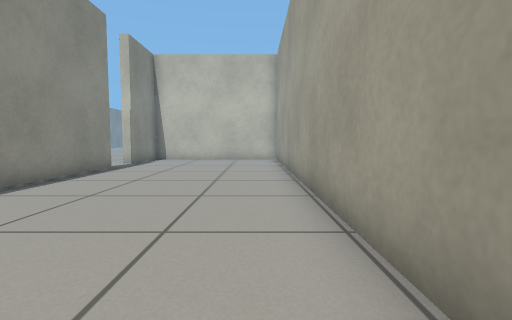
[1] (above)

24 first-person views from a walk through a robot-simulator world made for Gazebo. The camera is 0.5 m above the floor, tilts 4° down and sees 85° across. Floor lines are 1 m apart. The floor is counted in squares, 0.5 m on a side. Each view is taken from the middle of a square. On the plan, view 1 faces up. The plan holds only what a view shows up to about 11 squares ahead; the rest is blank. The place goes on beyond the plan.

[2]
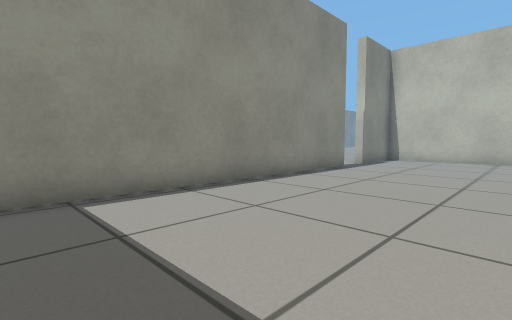

[3]
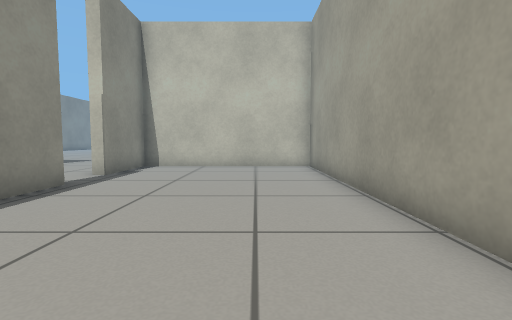

[4]
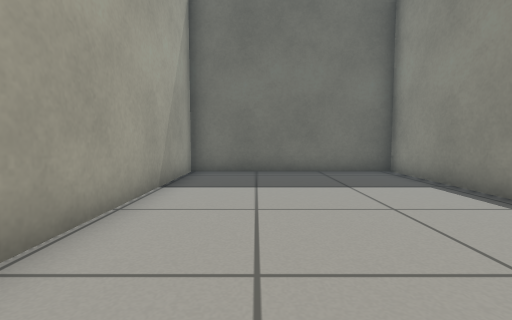

[5]
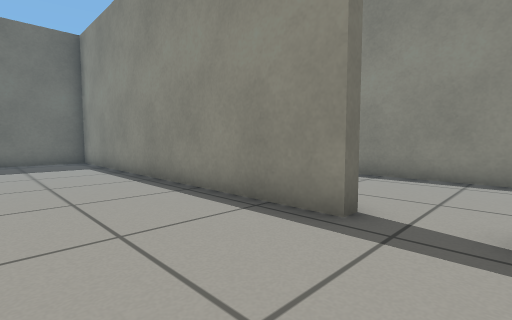

[6]
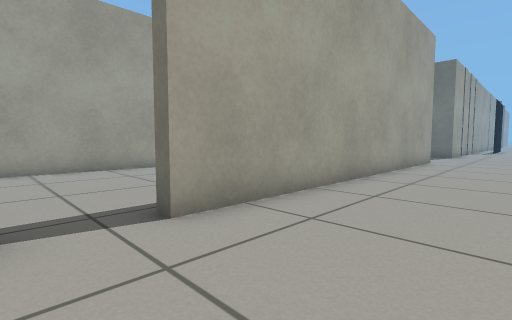

[7]
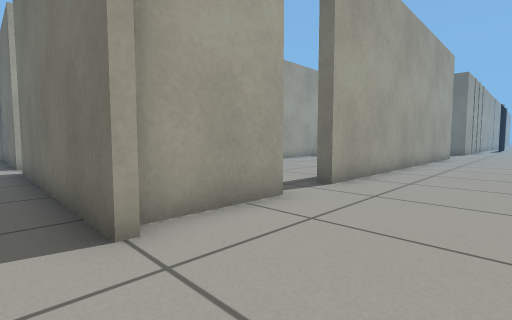

[8]
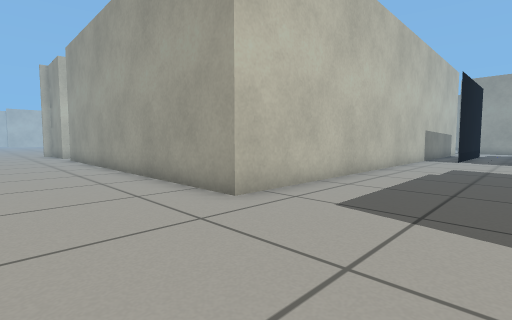

[9]
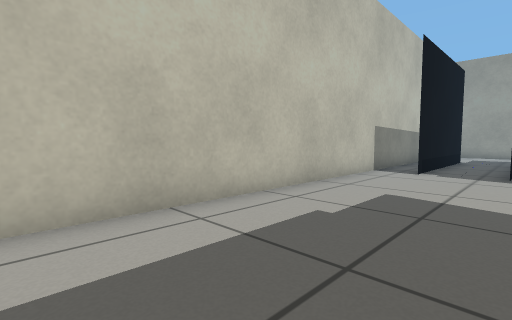

[10]
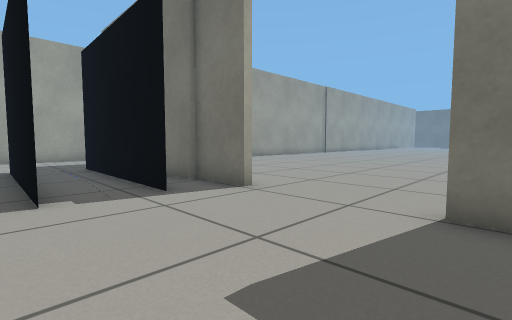

[11]
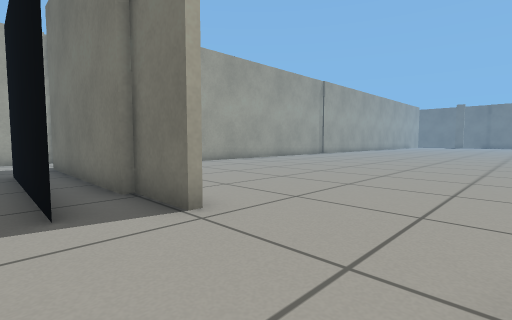

[12]
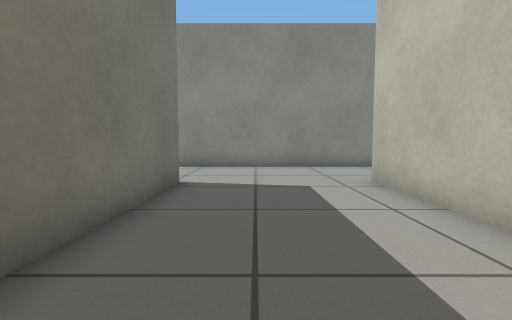

[13]
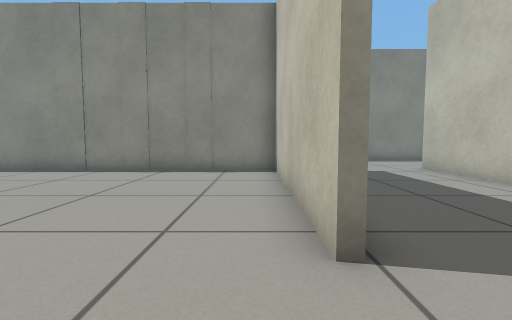

[14]
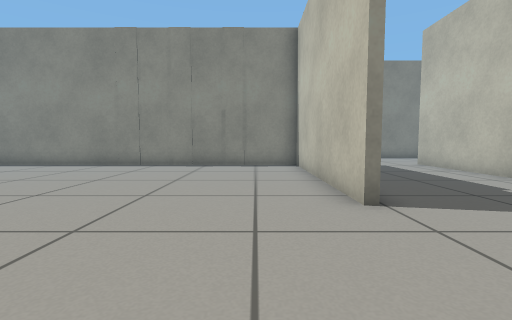

[15]
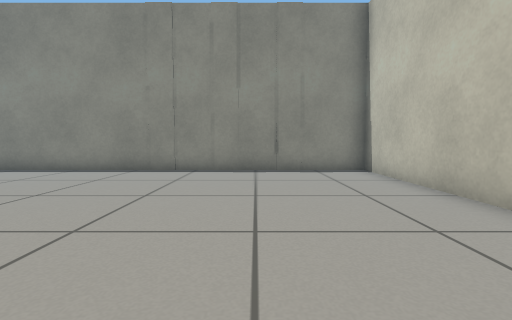

[16]
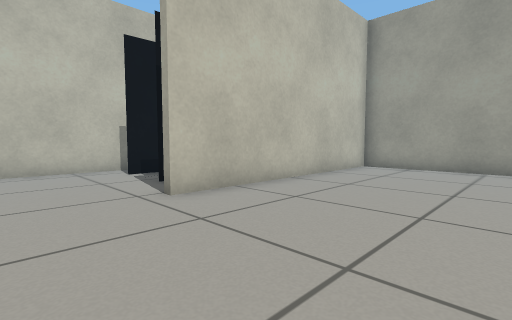

[17]
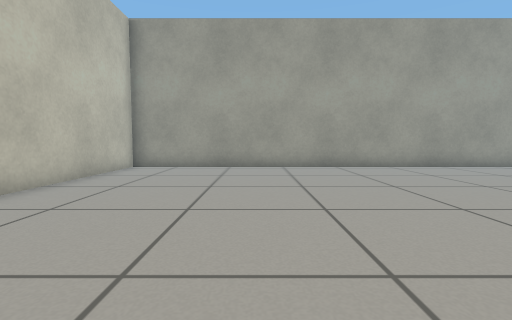

[18]
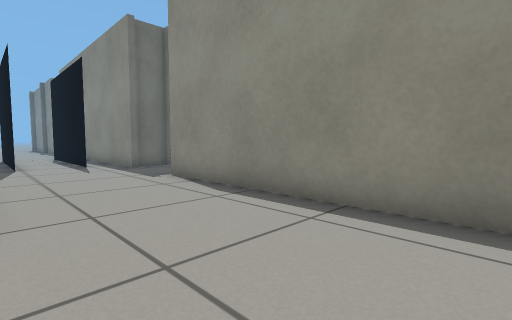

[19]
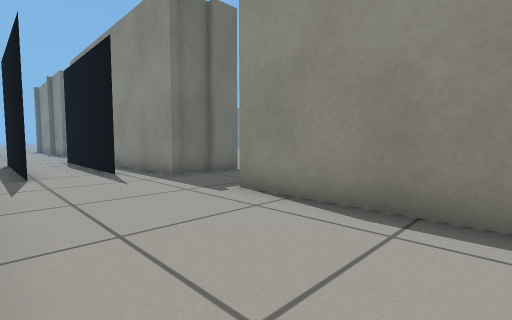

[20]
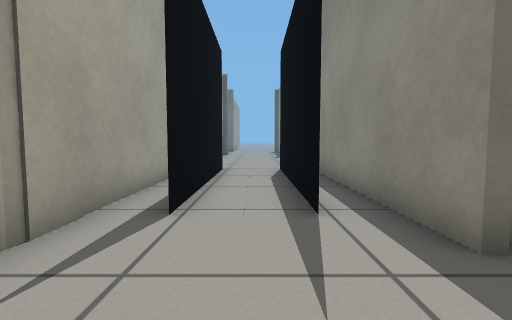

[21]
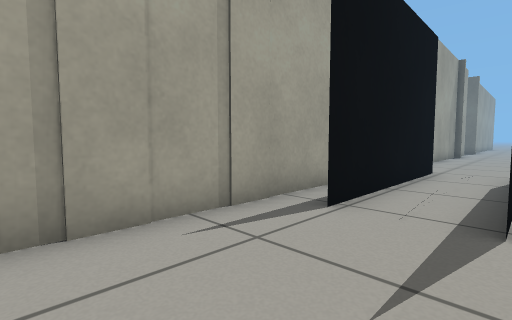

[22]
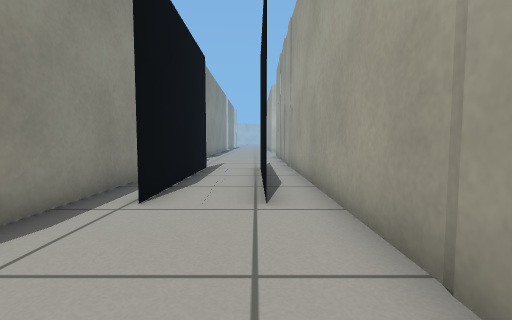

[23]
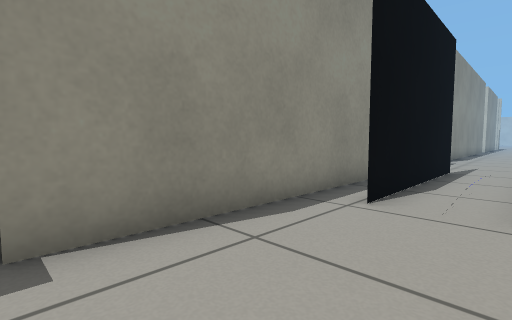

[24]
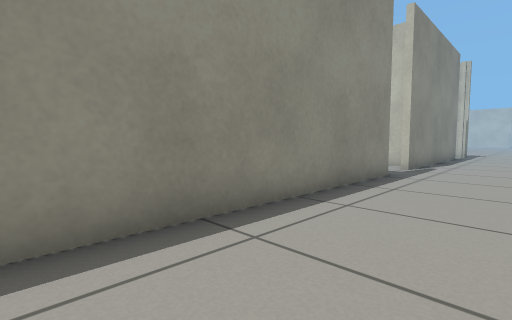

### Floor plan
Points are (right, up) in squares from view 1. A wall is a line through its corners. A room is listed if a view was taken in it or the views show most of it. See-through windows are left out.
Room 1 (views 1, 2, 3, 4, 5)
walls: (-5.4, 10.3) (-5.4, -2) (1.1, -2) (1.1, 14.8) (-5.4, 14.8) (-5.4, 12)
ways out: opening at (-5.5, 11) to room 2
Room 2 (views 6, 7, 8, 9, 10, 11, 12, 18, 19, 20, 21, 22, 23, 24)
walls: (1.1, -7.1) (1.8, -7.1); (-5.8, -6.9) (-0.9, -6.9); (5.4, -7.1) (7.4, -7.1); (7.2, -6.9) (13.9, -6.9); (-10, 3.5) (-10, -10.5); (9.1, -2.2) (-5.7, -2.2) (-5.7, 10.3) (-5.4, 10.3); (-10, -13.4) (-10, -24.6); (-5.4, 12) (-5.7, 12) (-5.7, 14.8); (-10, 11.8) (-10, 5.2); (-6.2, 15.1) (1.6, 15.1); (3.2, 15.1) (5.9, 15.1); (-5.7, -23.8) (-5.7, -11)
ways out: opening at (-5.5, 11) to room 1; opening at (3.5, -7) to room 3; opening at (2.5, 15)
objects: ramp (-9, -20) to (-9, -15); ramp (-7, -20) to (-7, -15); ramp (7, -6) to (12, -6); ramp (7, -4) to (12, -4)
Room 3 (views 13, 14, 15, 16, 17)
walls: (1.8, -7.3) (-5.4, -7.3) (-5.4, -19.8); (13.6, -21.8) (13.6, -7.3) (5.4, -7.3)
ways out: opening at (3.5, -7) to room 2

Positions as (right, up) in squares from view 1, and headings:
1: (0, 0), facing up
2: (0, 0), facing up-left
3: (-1, 4), facing up
4: (-1, 7), facing down
5: (-2, 12), facing down-left
6: (-9, 12), facing down-right
7: (-9, 16), facing down-right
8: (-9, -6), facing up-right
9: (-3, -6), facing up-right
10: (1, -3), facing down-right
11: (2, -5), facing down-right
12: (1, -5), facing left
13: (4, -8), facing left
14: (6, -9), facing left
15: (4, -11), facing left
16: (3, -12), facing up-right
17: (3, -12), facing right
18: (-6, -3), facing down-left
19: (-6, -6), facing down-left
20: (-8, -11), facing down
21: (-9, -11), facing down-right
22: (-7, -25), facing up
23: (-7, -25), facing up-left
24: (-7, -5), facing up-left
